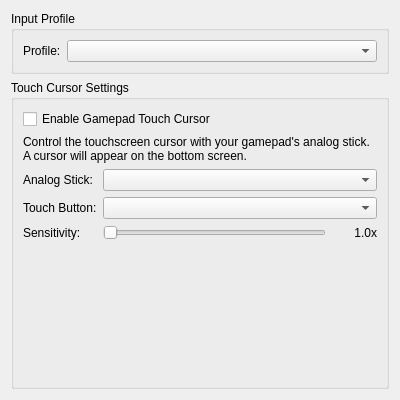
<?xml version="1.0" encoding="UTF-8"?>
<ui version="4.0">
 <class>ConfigureControls</class>
 <widget class="QWidget" name="ConfigureControls">
  <property name="geometry">
   <rect>
    <x>0</x>
    <y>0</y>
    <width>400</width>
    <height>400</height>
   </rect>
  </property>
  <property name="windowTitle">
   <string>Form</string>
  </property>
  <layout class="QVBoxLayout" name="verticalLayout">
   <item>
    <widget class="QGroupBox" name="profileGroupBox">
     <property name="title">
      <string>Input Profile</string>
     </property>
     <layout class="QFormLayout" name="formLayout_profile">
      <item row="0" column="0">
       <widget class="QLabel" name="profile_label">
        <property name="text">
         <string>Profile:</string>
        </property>
       </widget>
      </item>
      <item row="0" column="1">
       <widget class="QComboBox" name="profile_combobox">
        <property name="toolTip">
         <string>Select which controller profile to use for this game. The "default" profile uses the standard keyboard/controller mappings.</string>
        </property>
       </widget>
      </item>
     </layout>
    </widget>
   </item>
   <item>
    <widget class="QGroupBox" name="touchCursorGroupBox">
     <property name="title">
      <string>Touch Cursor Settings</string>
     </property>
     <layout class="QVBoxLayout" name="verticalLayout_2">
      <item>
       <widget class="QCheckBox" name="enable_touch_cursor">
        <property name="text">
         <string>Enable Gamepad Touch Cursor</string>
        </property>
        <property name="toolTip">
         <string>Enable analog stick controlled cursor for touchscreen input. This may reduce performance slightly.</string>
        </property>
       </widget>
      </item>
      <item>
       <widget class="QLabel" name="description_label">
        <property name="text">
         <string>Control the touchscreen cursor with your gamepad's analog stick. A cursor will appear on the bottom screen.</string>
        </property>
        <property name="wordWrap">
         <bool>true</bool>
        </property>
       </widget>
      </item>
      <item>
       <layout class="QFormLayout" name="formLayout">
        <property name="fieldGrowthPolicy">
         <enum>QFormLayout::AllNonFixedFieldsGrow</enum>
        </property>
        <item row="0" column="0">
         <widget class="QLabel" name="analog_stick_label">
          <property name="text">
           <string>Analog Stick:</string>
          </property>
         </widget>
        </item>
        <item row="0" column="1">
         <widget class="QComboBox" name="analog_stick_combobox">
          <property name="toolTip">
           <string>Select which analog stick controls the cursor</string>
          </property>
         </widget>
        </item>
        <item row="1" column="0">
         <widget class="QLabel" name="touch_button_label">
          <property name="text">
           <string>Touch Button:</string>
          </property>
         </widget>
        </item>
        <item row="1" column="1">
         <widget class="QComboBox" name="touch_button_combobox">
          <property name="toolTip">
           <string>Button that triggers touch when held</string>
          </property>
         </widget>
        </item>
        <item row="2" column="0">
         <widget class="QLabel" name="sensitivity_label">
          <property name="text">
           <string>Sensitivity:</string>
          </property>
         </widget>
        </item>
        <item row="2" column="1">
         <layout class="QHBoxLayout" name="horizontalLayout">
          <item>
           <widget class="QSlider" name="sensitivity_slider">
            <property name="orientation">
             <enum>Qt::Horizontal</enum>
            </property>
            <property name="toolTip">
             <string>Cursor movement speed (0.1x - 5.0x)</string>
            </property>
           </widget>
          </item>
          <item>
           <widget class="QLabel" name="sensitivity_value_label">
            <property name="text">
             <string>1.0x</string>
            </property>
            <property name="minimumSize">
             <size>
              <width>45</width>
              <height>0</height>
             </size>
            </property>
            <property name="alignment">
             <set>Qt::AlignRight|Qt::AlignTrailing|Qt::AlignVCenter</set>
            </property>
           </widget>
          </item>
         </layout>
        </item>
       </layout>
      </item>
      <item>
       <spacer name="verticalSpacer">
        <property name="orientation">
         <enum>Qt::Vertical</enum>
        </property>
        <property name="sizeHint" stdset="0">
         <size>
          <width>20</width>
          <height>40</height>
         </size>
        </property>
       </spacer>
      </item>
     </layout>
    </widget>
   </item>
  </layout>
 </widget>
 <resources/>
 <connections/>
</ui>
